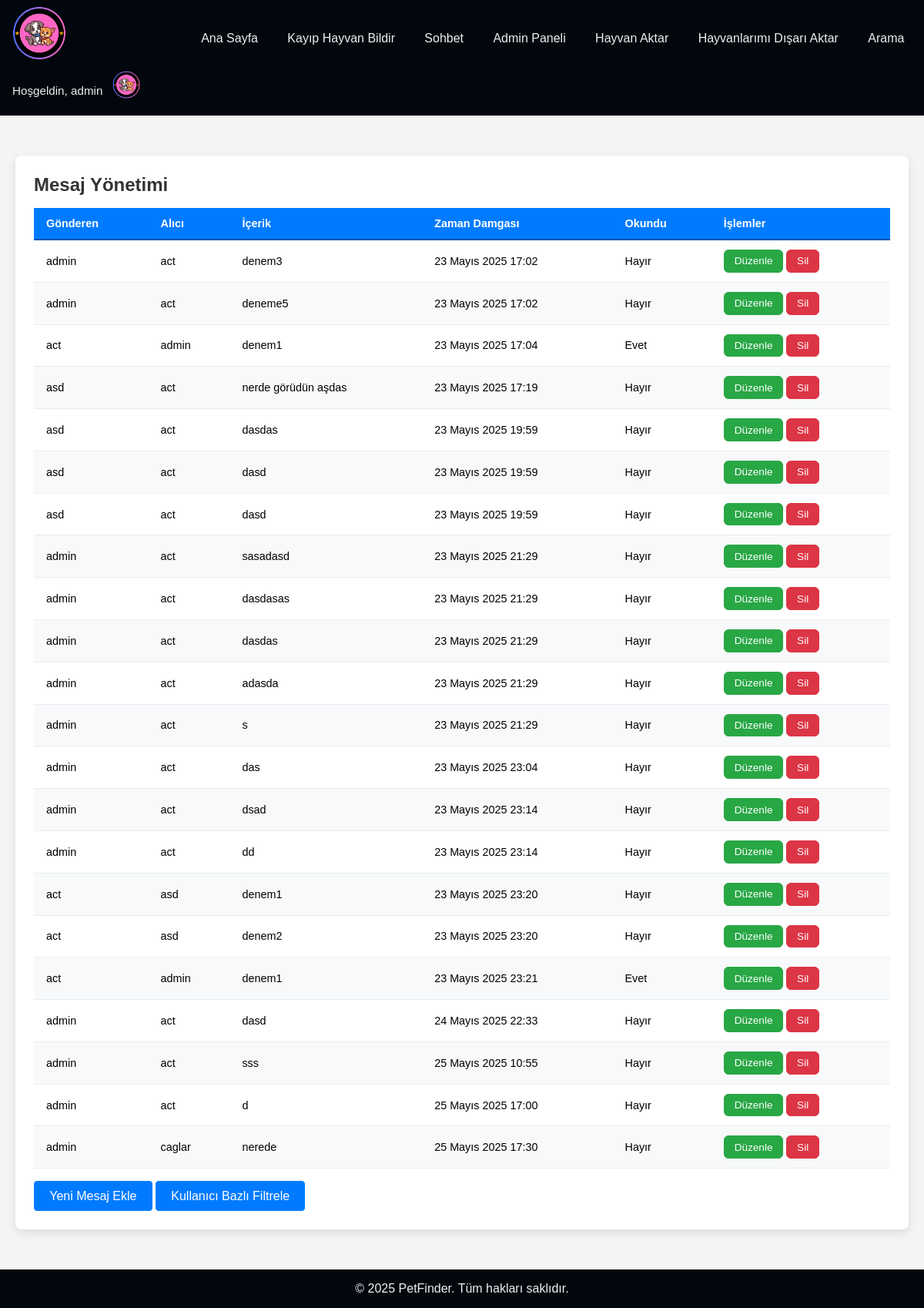
Screenshot of /mainpage/admin/messages/ (signed in) with the database file from the repository.
### accounts/models.py (models this page shows, shortened)
class UserProfile(models.Model):
    user = models.OneToOneField(User, on_delete=models.CASCADE, related_name='profile')
    profile_picture = models.ImageField(upload_to='profile_pics/', blank=True)
    contact_number = models.CharField(max_length=20, blank=True)

### mainpage/models.py (models this page shows, shortened)
class Message(models.Model):
    sender = models.ForeignKey(User, on_delete=models.CASCADE, related_name='sent_messages', verbose_name="Gönderen")
    receiver = models.ForeignKey(User, on_delete=models.CASCADE, related_name='received_messages', verbose_name="Alıcı")
    content = models.TextField(verbose_name="Mesaj")
    timestamp = models.DateTimeField(verbose_name="Zaman Damgası")
    is_read = models.BooleanField(default=False, verbose_name="Okundu")

### mainpage/views.py (the view)
# urls.py: path('admin/messages/', views.admin_message_list, name='admin_message_list'),
@staff_member_required
def admin_message_list(request):
    messages = Message.objects.all()
    return render(request, 'admin/message_list.html', {'messages': messages})

### mainpage/context_processors.py (called while the page is built)
def user_profile(request):
    if request.user.is_authenticated:
        try:
            profile = UserProfile.objects.get(user=request.user)
        except UserProfile.DoesNotExist:
            profile = None
    else:
        profile = None
    return {'user_profile': profile}

### mainpage/templates/admin/message_list.html (shortened to what this page needs)
{% extends 'mainpage/base.html' %}
{% load static %}
{% block extra_css %}
    <link rel="stylesheet" href="{% static 'mainpage/admin_pet_list.css' %}">
{% endblock %}
{% block content %}
    <main>
        <section>
            <div class="admin-pet-list-container">
            <h1>Mesaj Yönetimi</h1>
            <table>
                <thead>
                    <tr>
                        <th>Gönderen</th>
                        <th>Alıcı</th>
                        <th>İçerik</th>
                        <th>Zaman Damgası</th>
                        <th>Okundu</th>
                        <th>İşlemler</th>
                    </tr>
                </thead>
                <tbody>
                    {% for message in messages %}
                        <tr>
                            <td>{{ message.sender.username }}</td>
                            <td>{{ message.receiver.username }}</td>
                            <td>{{ message.content|truncatechars:50 }}</td>
                            <td>{{ message.timestamp }}</td>
                            <td>{{ message.is_read|yesno:"Evet,Hayır" }}</td>
                            <td>
                                <a class="bt green" href="{% url 'mainpage:admin_message_edit' message.pk %}">Düzenle</a>
                                <a class="bt red" href="{% url 'mainpage:admin_message_delete' message.pk %}">Sil</a>
                            </td>
                        </tr>
                    {% empty %}
                        <tr><td colspan="6">Kayıtlı mesaj bulunmuyor.</td></tr>
                    {% endfor %}
                </tbody>
            </table>
            <div class="actions">
                <a href="{% url 'mainpage:admin_message_add' %}" class="button add-new">Yeni Mesaj Ekle</a>
                <a href="{% url 'mainpage:admin_message_list_filtered' %}" class="button">Kullanıcı Bazlı Filtrele</a>
            </div>
            </div>
        </section>
    </main>
{% endblock %}

### mainpage/templates/mainpage/base.html (shortened to what this page needs)
{% load static %}
<!DOCTYPE html>
<html lang="en">
<head>
    <link rel="stylesheet" href="{% static 'mainpage/style.css' %}">
     {% block extra_css %}{% endblock %}
    <link href="https://cdn.jsdelivr.net/npm/select2@4.1.0-rc.0/dist/css/select2.min.css" rel="stylesheet" />
</head>
<body>
<nav class="navbar">
    <div class="navbar__logo">
      <a href="{% url 'mainpage:pet_list' %}">
        <img src="{% static 'mainpage/logo.png' %}" alt="PetFinder Logo">
      </a>
    </div>
    <div class="navbar__links">
      <a href="{% url 'mainpage:pet_list' %}">Ana Sayfa</a>
      <a href="{% url 'mainpage:pet_report' %}">Kayıp Hayvan Bildir</a>
      <a href="{% url 'mainpage:chat_list' %}">Sohbet</a>
      {% if user.is_staff %}
        <a href="{% url 'mainpage:admin_views' %}">Admin Paneli</a>
      {% endif %}
      <a href="{% url 'mainpage:import_pets' %}">Hayvan Aktar</a>
      <a href="{% url 'mainpage:export_pets' %}">Hayvanlarımı Dışarı Aktar</a>
      <a href="{% url 'mainpage:pet_search' %}">Arama</a>
    </div>
    <div class="navbar__user">
      {% if user.is_authenticated %}
        <span class="navbar__greeting">Hoşgeldin, {{ user.username }}</span>
        <div class="profile-dropdown">
          <div class="profile-toggle">
            {% if user_profile.profile_picture %}
              <img
                class="navbar__avatar"
                src="{{ user_profile.profile_picture.url }}"
                alt="Profil Resmi"
              >
            {% else %}
              <img
                class="navbar__avatar"
                src="{% static 'mainpage/default_profile.jpg' %}"
                alt="Profil Resmi"
              >
            {% endif %}
          </div>
        </div>
      {% else %}
      <div class="navbar__links">
        <a href="{% url 'accounts:login' %}">Giriş</a>
        <a href="{% url 'accounts:register' %}">Kayıt Ol</a>
      </div>
      {% endif %}
    </div>
  </nav>
   <div class="content">
    {% block content %}{% endblock %}
  </div>
  <footer class="footer">
    <div class="copyright">
      © 2025 PetFinder. Tüm hakları saklıdır.
    </div>
  </footer>
</body>
</html>

### mainpage/static/mainpage/style.css (style rules this page uses)
html, body { margin: 0; padding: 0; height: 100%; }
body { font-family: Arial, sans-serif; margin: 0; padding: 0; background-color: #f4f4f4; display: flex; flex-direction: column; }
.navbar { display: flex; justify-content: space-between; align-items: center; background-color: #01070c; padding: 0.5rem 1rem; flex-wrap: wrap; }
.navbar__logo img { height: 70px; }
.navbar__links { display: flex; gap: 1.2rem; }
.navbar__links a { color: #ecf0f1; text-decoration: none; font-weight: 500; padding: 0.4rem 0.6rem; border-radius: 4px; transition: background 0.2s; }
.navbar__user { display: flex; align-items: center; gap: 0.8rem; }
.navbar__greeting { color: #ecf0f1; font-size: 0.95rem; }
.navbar__avatar { width: 36px; height: 36px; border-radius: 50%; cursor: pointer; }
.profile-dropdown { position: relative; }
.content { flex: 1; padding: 20px; }
h1, h2, h3 { color: #222; }
img { max-width: 300px; margin-bottom: 10px; }
button, .bt { background-color: #333; color: #fff; padding: 8px 12px; border: none; border-radius: 6px; cursor: pointer; text-decoration: none; display: inline-block; transition: background 0.2s; }
.bt.green, .green { background-color: #28a745; }
.bt.red, .red { background-color: #dc3545; }
.footer { background: #01070c; color: #ecf0f1; text-align: center; padding: 1rem 0; }

### mainpage/static/mainpage/admin_pet_list.css (style rules this page uses)
.admin-pet-list-container { max-width: 1200px; margin: 2rem auto; background-color: #ffffff; padding: 1.5rem; border-radius: 8px; box-shadow: 0 4px 12px rgba(0,0,0,0.1); overflow-x: auto; }
.admin-pet-list-container h1, .admin-pet-list-container h3 { margin: 0 0 1rem; color: #333; }
.admin-pet-list-container table { width: 100%; border-collapse: separate; border-spacing: 0; font-size: 0.9rem; }
.admin-pet-list-container thead { background-color: #007bff; color: #fff; }
.admin-pet-list-container th { padding: 0.75rem 1rem; text-align: left; font-weight: 600; border-bottom: 2px solid #0056b3; }
.admin-pet-list-container td { padding: 0.75rem 1rem; border-bottom: 1px solid #e9ecef; vertical-align: middle; }
.admin-pet-list-container tbody tr:nth-child(even) { background-color: #f8f9fa; }
.admin-pet-list-container a.bt { padding: 0.4rem 0.8rem; font-size: 0.85rem; }
.admin-pet-list-container a.bt.green { background-color: #28a745; border: 1px solid #28a745; color: #fff; }
.admin-pet-list-container a.bt.red { background-color: #dc3545; border: 1px solid #dc3545; color: #fff; }
.admin-pet-list-container .actions a { display: inline-block; margin-top: 1rem; background-color: #007bff; border: 1px solid #007bff; color: #fff; padding: 0.6rem 1.2rem; border-radius: 4px; text-decoration: none; transition: background-color 0.2s; }

### rows the page displays
UserProfile: profile_picture (picture)
Message: sender.username "admin", receiver.username "act", content "denem3", timestamp "23 Mayıs 2025 17:02", is_read "Hayır"
Message: sender.username "admin", receiver.username "act", content "deneme5", timestamp "23 Mayıs 2025 17:02", is_read "Hayır"
Message: sender.username "act", receiver.username "admin", content "denem1", timestamp "23 Mayıs 2025 17:04", is_read "Evet"
Message: sender.username "asd", receiver.username "act", content "nerde görüdün aşdas", timestamp "23 Mayıs 2025 17:19", is_read "Hayır"
Message: sender.username "asd", receiver.username "act", content "dasdas", timestamp "23 Mayıs 2025 19:59", is_read "Hayır"
Message: sender.username "asd", receiver.username "act", content "dasd", timestamp "23 Mayıs 2025 19:59", is_read "Hayır"
Message: sender.username "asd", receiver.username "act", content "dasd", timestamp "23 Mayıs 2025 19:59", is_read "Hayır"
Message: sender.username "admin", receiver.username "act", content "sasadasd", timestamp "23 Mayıs 2025 21:29", is_read "Hayır"
Message: sender.username "admin", receiver.username "act", content "dasdasas", timestamp "23 Mayıs 2025 21:29", is_read "Hayır"
Message: sender.username "admin", receiver.username "act", content "dasdas", timestamp "23 Mayıs 2025 21:29", is_read "Hayır"
Message: sender.username "admin", receiver.username "act", content "adasda", timestamp "23 Mayıs 2025 21:29", is_read "Hayır"
Message: sender.username "admin", receiver.username "act", content "s", timestamp "23 Mayıs 2025 21:29", is_read "Hayır"
Message: sender.username "admin", receiver.username "act", content "das", timestamp "23 Mayıs 2025 23:04", is_read "Hayır"
Message: sender.username "admin", receiver.username "act", content "dsad", timestamp "23 Mayıs 2025 23:14", is_read "Hayır"
Message: sender.username "admin", receiver.username "act", content "dd", timestamp "23 Mayıs 2025 23:14", is_read "Hayır"
Message: sender.username "act", receiver.username "asd", content "denem1", timestamp "23 Mayıs 2025 23:20", is_read "Hayır"
Message: sender.username "act", receiver.username "asd", content "denem2", timestamp "23 Mayıs 2025 23:20", is_read "Hayır"
Message: sender.username "act", receiver.username "admin", content "denem1", timestamp "23 Mayıs 2025 23:21", is_read "Evet"
Message: sender.username "admin", receiver.username "act", content "dasd", timestamp "24 Mayıs 2025 22:33", is_read "Hayır"
Message: sender.username "admin", receiver.username "act", content "sss", timestamp "25 Mayıs 2025 10:55", is_read "Hayır"
Message: sender.username "admin", receiver.username "act", content "d", timestamp "25 Mayıs 2025 17:00", is_read "Hayır"
Message: sender.username "admin", receiver.username "caglar", content "nerede", timestamp "25 Mayıs 2025 17:30", is_read "Hayır"

### other values shown
{{ user.username }} "admin"
